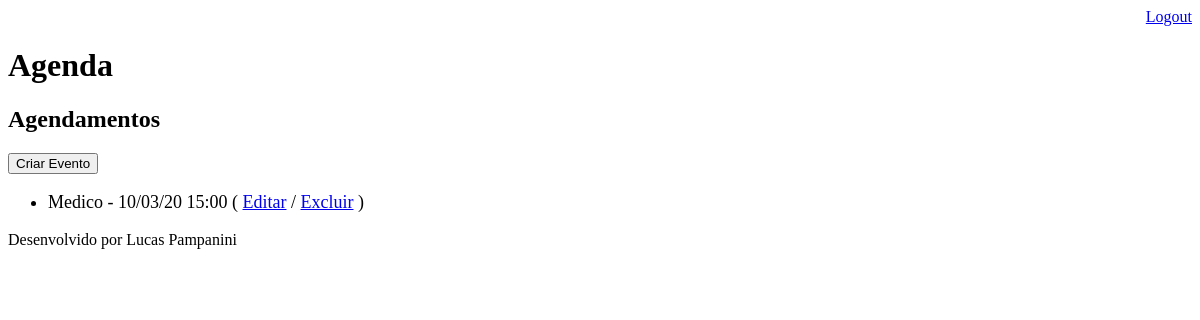
The app's page /agenda/ (signed in), older data.
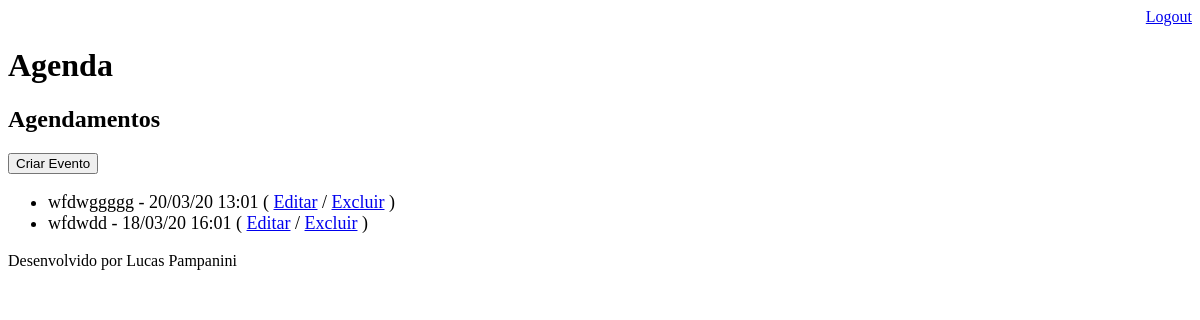
The same page, newer data.
### core/models.py (models this page shows, shortened)
class Eevnto(models.Model):
    titulo = models.CharField(max_length=100)
    descricao = models.TextField(blank=True, null=True)
    data_evento = models.DateTimeField(verbose_name='Data do evento')
    data_criacao = models.DateTimeField(auto_now=True, verbose_name='Data de criação')
    usuario = models.ForeignKey(User, on_delete=models.CASCADE)
    class Meta:
        db_table = 'evento'
    def get_data_evento(self):
        return self.data_evento.strftime('%d/%m/%y %H:%M')

### core/views.py (the view)
# urls.py: path('agenda/', views.lista_eventos),
@login_required(login_url='/login/')
def lista_eventos(request):
    user = request.user
    evento = Eevnto.objects.filter(usuario=user)
    dados = {'eventos': evento}
    return render(request, 'agenda.html', dados)

### templates/agenda.html
{% extends "model-page.html" %}
    {% block content %}
            <h2>Agendamentos</h2>
            <a href="evento/">
                <button type="button">Criar Evento</button>
            </a>
            <ul style="font-size: 18px">
                {% for evento in eventos %}
                    <li>{{ evento.titulo }} - {{ evento.get_data_evento }}
                       ( <a href="evento/?id={{ evento.id }}">Editar</a>
                       / <a href="evento/delete/{{ evento.id }}/">Excluir</a> )
                    </li>
                {% endfor %}
            </ul>
    {% endblock %}

Row changes from the older to the newer data that the page shows:
removed Eevnto: titulo "Medico", get_data_evento "10/03/20 15:00"
added Eevnto: titulo "wfdwggggg", get_data_evento "20/03/20 13:01"
added Eevnto: titulo "wfdwdd", get_data_evento "18/03/20 16:01"
